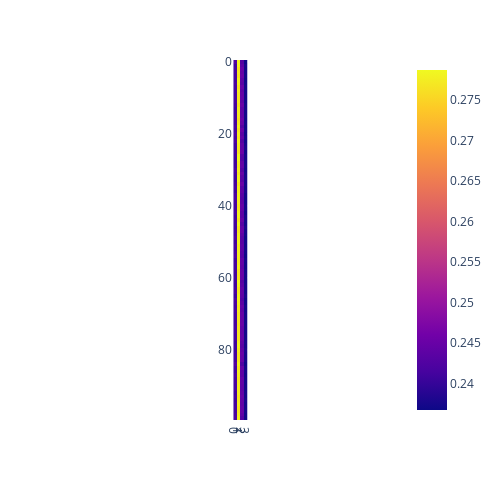

Source (notebook cell):
### Code cell
recon_x, mu, logvar = v.model(x)
recon_x = recon_x.detach().cpu().numpy()
# plot as a 10x10 image 
px.imshow(recon_x[:100], width=500, height=500)

### Figure 1 — Plotly figure (JSON) as saved in the notebook; plotly's stock layout.template omitted (floating-point values rounded to 4 significant figures; data arrays with more than 128 entries replaced by an {"elided": "..."} marker saying what was removed)
{"data": [{"coloraxis": "coloraxis", "hovertemplate": "x: %{x}<br>y: %{y}<br>color: %{z}<extra></extra>", "name": "0", "type": "heatmap", "xaxis": "x", "yaxis": "y", "z": {"elided": "100x4 float values"}}], "layout": {"coloraxis": {"colorscale": [[0, "#0d0887"], [0.1111, "#46039f"], [0.2222, "#7201a8"], [0.3333, "#9c179e"], [0.4444, "#bd3786"], [0.5556, "#d8576b"], [0.6667, "#ed7953"], [0.7778, "#fb9f3a"], [0.8889, "#fdca26"], [1, "#f0f921"]]}, "height": 500, "margin": {"t": 60}, "width": 500, "xaxis": {"anchor": "y", "constrain": "domain", "domain": [0, 1], "scaleanchor": "y"}, "yaxis": {"anchor": "x", "autorange": "reversed", "constrain": "domain", "domain": [0, 1]}}}
